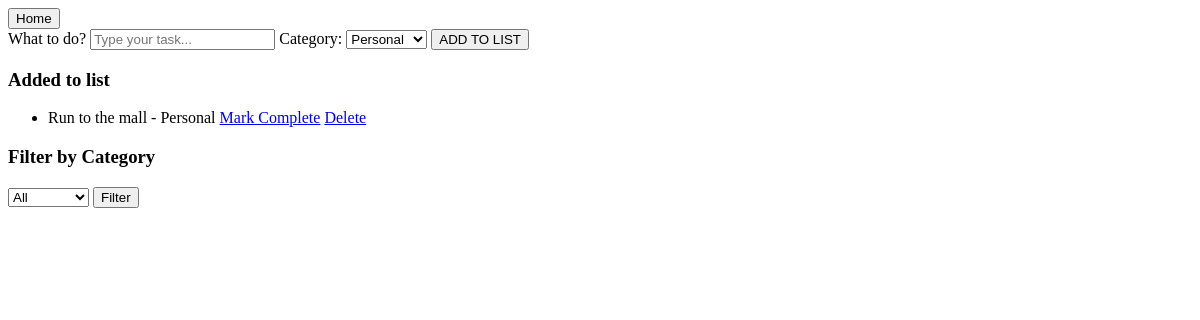
Before: /to_do_list/ with the older database file.
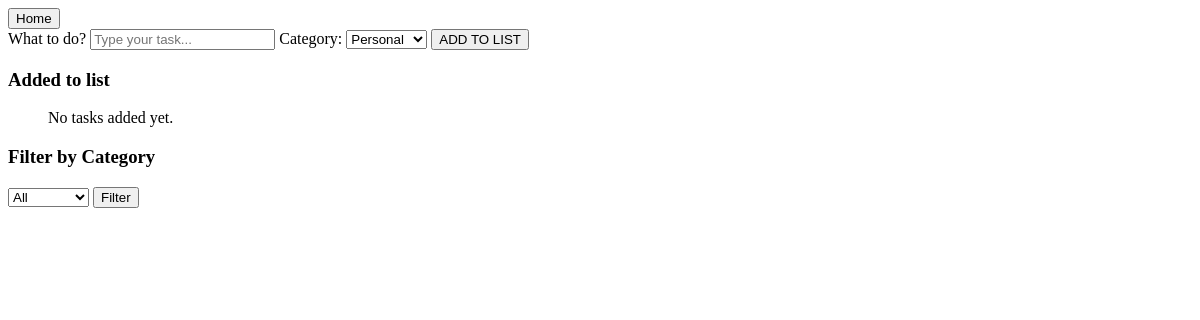
After: the same page with the newer database file.
### to_do_list/models.py (models this page shows, shortened)
class Task(models.Model):
    text = models.CharField(max_length=200)
    completed = models.BooleanField(default=False)
    category = models.CharField(max_length=20, choices=CATEGORY_CHOICES, default='personal')  # Add category field

### to_do_list/views.py (the view)
# urls.py: path('', views.index, name='index'),
def index(request):
    category_filter = request.GET.get('category', '')
    if category_filter:
        tasks = Task.objects.filter(category=category_filter).order_by('id')
    else:
        tasks = Task.objects.order_by('id')
    context = {'tasks': tasks}
    return render(request, 'to_do_list/index.html', context)

### templates/to_do_list/index.html (shortened to what this page needs)
<!DOCTYPE html>
<html lang="en">
<head>
    {% load static %}
    <link rel="stylesheet" href="{% static 'to_do_list/doliststyle.css' %}">
</head>
<body>
    <button onclick="location.href='{% url 'homepage' %}'" class="btn-home">Home</button>
    <form method="POST" action="{% url 'add_task' %}" class="dolistform">
        <section class="formgroup">
            <label for="task">What to do?</label>
            <input type="text" name="text" id="task" class="todo_text" placeholder="Type your task...">
            <label for="category">Category:</label>
            <select name="category" id="category" class="todo_category">
                <option value="personal">Personal</option>
            </select>
            <button type="submit" class="btnadd">ADD TO LIST</button>
        </section>
    </form>
    <section class="formgroup">
        <h3>Added to list</h3>
        <ul class="listdo">
            {% for task in tasks %}
                <li class="listitem {% if task.completed %}completed{% endif %}">
                    <span class="task-text">{{ task.text }}</span> -
                    <span class="task-category">{{ task.get_category_display }}</span>
                    {% if not task.completed %}
                        <a href="{% url 'complete_task' task.id %}" class="btn_complete">Mark Complete</a>
                    {% endif %}
                    <a href="{% url 'delete_task' task.id %}" class="btn_delete">Delete</a>
                </li>
            {% empty %}
                <p>No tasks added yet.</p>
            {% endfor %}
        </ul>
    </section>
    <section class="filtergroup">
        <h3>Filter by Category</h3>
        <form method="GET" action="{% url 'index' %}">
            <select name="category" class="filter-category">
                <option value="">All</option>
            </select>
            <button type="submit" class="btnfilter">Filter</button>
        </form>
    </section>
</body>
</html>

Changed rows visible on the page:
removed Task: text "Run to the mall", category "Personal", completed "Mark Complete"
Other visible differences:
text now shown: "No tasks added yet."
